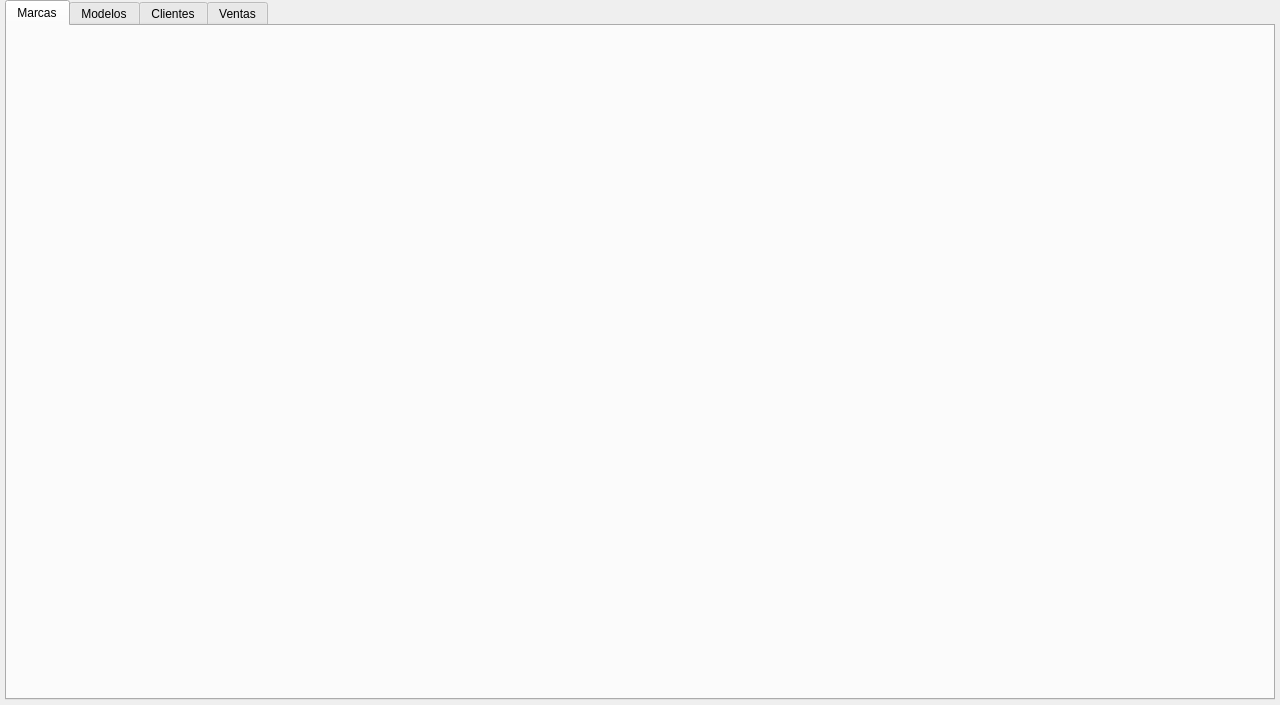
<?xml version="1.0" encoding="UTF-8"?>
<ui version="4.0">
 <class>MainWindow</class>
 <widget class="QMainWindow" name="MainWindow">
  <property name="geometry">
   <rect>
    <x>0</x>
    <y>0</y>
    <width>1280</width>
    <height>705</height>
   </rect>
  </property>
  <property name="minimumSize">
   <size>
    <width>1280</width>
    <height>705</height>
   </size>
  </property>
  <property name="maximumSize">
   <size>
    <width>1280</width>
    <height>705</height>
   </size>
  </property>
  <property name="windowTitle">
   <string>Automotora INFO175</string>
  </property>
  <widget class="QWidget" name="centralwidget">
   <widget class="QTabWidget" name="tabWidget">
    <property name="geometry">
     <rect>
      <x>5</x>
      <y>0</y>
      <width>1270</width>
      <height>700</height>
     </rect>
    </property>
    <property name="currentIndex">
     <number>0</number>
    </property>
    <widget class="QWidget" name="marca_tab">
     <attribute name="title">
      <string>Marcas</string>
     </attribute>
    </widget>
    <widget class="QWidget" name="modelo_tab">
     <attribute name="title">
      <string>Modelos</string>
     </attribute>
    </widget>
    <widget class="QWidget" name="cliente_tab">
     <attribute name="title">
      <string>Clientes</string>
     </attribute>
    </widget>
    <widget class="QWidget" name="venta_tab">
     <attribute name="title">
      <string>Ventas</string>
     </attribute>
    </widget>
   </widget>
  </widget>
 </widget>
 <resources/>
 <connections/>
</ui>
